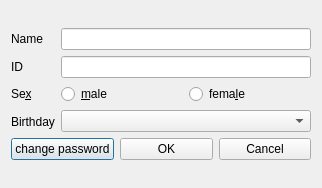
<?xml version="1.0" encoding="UTF-8"?>
<ui version="4.0">
 <class>dmanager</class>
 <widget class="QDialog" name="dmanager">
  <property name="geometry">
   <rect>
    <x>0</x>
    <y>0</y>
    <width>322</width>
    <height>188</height>
   </rect>
  </property>
  <property name="windowTitle">
   <string>Dialog</string>
  </property>
  <layout class="QVBoxLayout" name="verticalLayout_4">
   <item>
    <layout class="QVBoxLayout" name="verticalLayout_3">
     <item>
      <layout class="QHBoxLayout" name="horizontalLayout_3">
       <item>
        <layout class="QVBoxLayout" name="verticalLayout">
         <item>
          <widget class="QLabel" name="label_4">
           <property name="text">
            <string>Name</string>
           </property>
           <property name="buddy">
            <cstring>lineEdit_3</cstring>
           </property>
          </widget>
         </item>
         <item>
          <widget class="QLabel" name="label_5">
           <property name="text">
            <string>ID</string>
           </property>
           <property name="buddy">
            <cstring>lineEdit_4</cstring>
           </property>
          </widget>
         </item>
         <item>
          <widget class="QLabel" name="label_14">
           <property name="text">
            <string>Se&amp;x</string>
           </property>
           <property name="buddy">
            <cstring>kdatecombobox</cstring>
           </property>
          </widget>
         </item>
         <item>
          <widget class="QLabel" name="label_13">
           <property name="text">
            <string>Birthday</string>
           </property>
          </widget>
         </item>
        </layout>
       </item>
       <item>
        <layout class="QVBoxLayout" name="verticalLayout_2">
         <item>
          <widget class="QLineEdit" name="lineEdit_3"/>
         </item>
         <item>
          <widget class="QLineEdit" name="lineEdit_4">
           <property name="readOnly">
            <bool>true</bool>
           </property>
          </widget>
         </item>
         <item>
          <layout class="QHBoxLayout" name="horizontalLayout_2">
           <item>
            <widget class="QRadioButton" name="radioButton_3">
             <property name="text">
              <string>&amp;male</string>
             </property>
            </widget>
           </item>
           <item>
            <widget class="QRadioButton" name="radioButton_4">
             <property name="text">
              <string>fema&amp;le</string>
             </property>
            </widget>
           </item>
          </layout>
         </item>
         <item>
          <widget class="KDateComboBox" name="kdatecombobox"/>
         </item>
        </layout>
       </item>
      </layout>
     </item>
     <item>
      <layout class="QHBoxLayout" name="horizontalLayout">
       <item>
        <widget class="QPushButton" name="pushButton_13">
         <property name="text">
          <string>change password</string>
         </property>
        </widget>
       </item>
       <item>
        <widget class="QPushButton" name="pushButton_12">
         <property name="text">
          <string>OK</string>
         </property>
        </widget>
       </item>
       <item>
        <widget class="QPushButton" name="pushButton">
         <property name="text">
          <string>Cancel</string>
         </property>
        </widget>
       </item>
      </layout>
     </item>
    </layout>
   </item>
  </layout>
 </widget>
 <customwidgets>
  <customwidget>
   <class>KDateComboBox</class>
   <extends>QComboBox</extends>
   <header>kdatecombobox.h</header>
  </customwidget>
 </customwidgets>
 <resources/>
 <connections/>
</ui>
